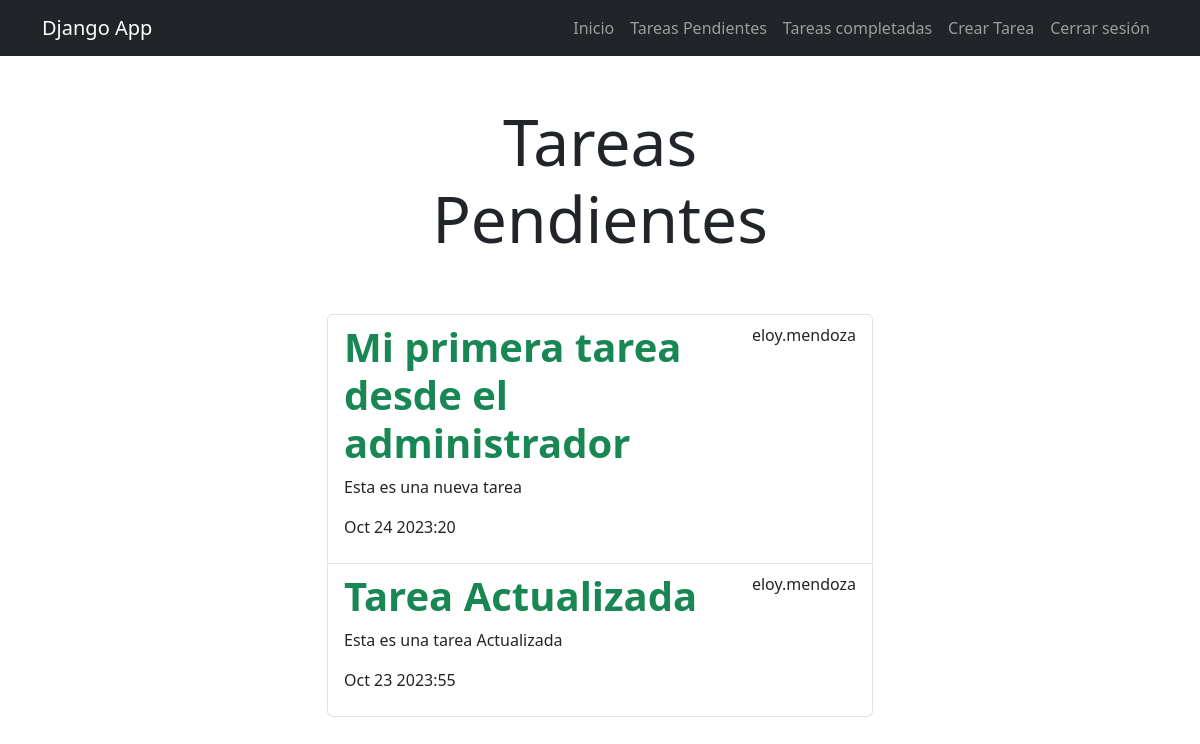
Screenshot of /tasks_completed/ (signed in) with the database file from the repository.
### task/models.py (models this page shows, shortened)
class Task(models.Model):
    title = models.CharField(max_length=100)
    description = models.TextField(blank=False)
    created = models.DateTimeField(auto_now_add=True)
    datecompleted = models.DateTimeField(null=True, blank=True)
    important = models.BooleanField(default=False)
    user = models.ForeignKey(User, on_delete=models.CASCADE)

### task/views.py (the view)
# urls.py: path('tasks_completed/', views.tasks_completed, name="tasks_completed"),
@login_required
def tasks_completed(request):
    tasks = Task.objects.filter(user = request.user, datecompleted__isnull=False).order_by('-datecompleted')
    return render(request, 'tasks.html', {'tasks': tasks})

### task/templates/tasks.html
{% extends 'base.html' %}
{% block content %}
<main class="container">
    <div class="row">
        <div class="col-md-6 offset-3">
            <h1 class="text-center display-3 py-5">Tareas Pendientes</h1>
            <ul class="list-group">
                {% for task in tasks %}
                <a class="list-group-item" href="{% url 'task_detail' task.id %}">
                    <header class="d-flex justify-content-between">
                        {% if task.important %}
                        <h1 class="fw-bold text-success">{{task.title}}</h1>
                        {% else %}
                            <h1 class="fw-bold">{{task.title}}</h1>
                        {% endif %}
                        <p>{{task.user.username}}</p>
                    </header>
                    <p>{{task.description}}</p>
                    <p>{{task.datecompleted|date:'M j Y:i'}}</p>
                </a>
                {% endfor %}
            </ul>
        </div>
    </div>
</main>
{% endblock %}

### rows the page displays
Task: title "Mi primera tarea desde el administrador", user.username "eloy.mendoza", description "Esta es una nueva tarea", datecompleted "Oct 24 2023:20"
Task: title "Tarea Actualizada", user.username "eloy.mendoza", description "Esta es una tarea Actualizada", datecompleted "Oct 23 2023:55"
